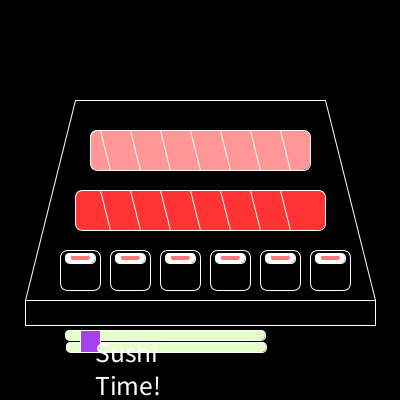
Frame 1 (no input)
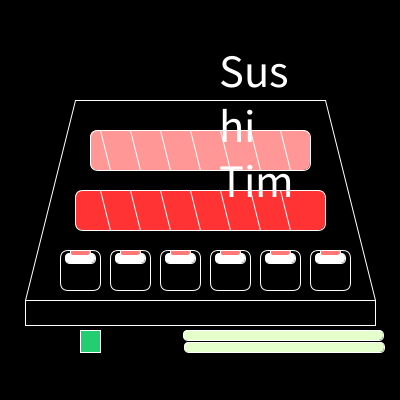
Frame 60 (the mouse pressed at the canvas centre just before this capture)
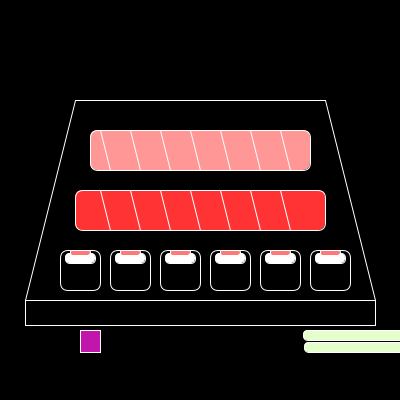
Frame 120 (the mouse held since frame 60 and released just before this capture)

The Processing sketch that drew these frames (run headless with seeded random() and noise(); from frame 60 on, the mouse is pressed at the canvas centre):

// Processing sketch: processing_110601
// ── processing_110601.pde

void setup() {
  size(400, 400);
  background (0);
  smooth();
  stroke (255);
}
//chopstick variables
int xPos = 65;
//sushi variables
int yPos = 250;
int yDir=5;
 
void draw() {
  background(0);
  drawSushi1(130, 170);
//platter surface
  line (75, 100, 325, 100);
  line (25, 300, 375, 300);
  line (75, 100, 25, 300);
  line (325, 100, 375, 300);
   
//platter bottom
  line (25, 300, 25, 325);
  line (375, 300, 375, 325);
  line (25, 325, 375, 325);
}
   
//sushi roll 1
void drawSushi1(int xloc, int yloc) {
  fill (255, 151, 151);
  rect (90, 130, 220, 40, 8);
  line (100, xloc, 110, yloc);
  int increment = 30;
  for (int i = 0; i < 6; i++) {
    line (100 + increment, xloc, 110 + increment, yloc);
    increment += 30;
  }
    
//sushi roll 2
  fill (255, 51, 51);
  rect (75, 190, 250, 40, 8);
  line (100, 190, 110, 230);
  line (130, 190, 140, 230);
  line (160, 190, 170, 230);
  line (190, 190, 200, 230);
  line (220, 190, 230, 230);
  line (250, 190, 260, 230);
  line (280, 190, 290, 230);
   
//sushi pieces
  fill (0);
  rect (60, 250, 40, 40, 8);
  rect (110, 250, 40, 40, 8);
  rect (160, 250, 40, 40, 8);
  rect (210, 250, 40, 40, 8);
  rect (260, 250, 40, 40, 8);
  rect (310, 250, 40, 40, 8);
//rice
  fill (255);
  rect (65, 253, 30, 10, 10);
  rect (115, 253, 30, 10, 10);
  rect (165, 253, 30, 10, 10);
  rect (215, 253, 30, 10, 10);
  rect (265, 253, 30, 10, 10);
  rect (315, 253, 30, 10, 10);
//fish
  yPos=yPos+yDir;
  if (yPos<height)
  {
    yDir=-yDir;
  }
  fill(255, 120, 120);
  rect (70, yPos, 20, 5, 10);
  rect (120, yPos, 20, 5, 10);
  rect (170, yPos, 20, 5, 10);
  rect (220, yPos, 20, 5, 10);
  rect (270, yPos, 20, 5, 10);
  rect (320, yPos, 20, 5, 10);
 
//chopsticks
  fill (229, 255, 204);
  rect (xPos, 330, 200, 10, 5);
  xPos=xPos+1;
  if (xPos>width)
  {
    xPos=-1;
  }
  rect (xPos, 342, 200, 10, 5);
   xPos=xPos+1;
  if (xPos>width)
  {
    xPos=-1;
  }
  fill (random (255), random (255), random (255));
  rect (80, 330, 20, 22, 0);
   
 //sushi text
 fill(255);
 float x = random(0,400);
 float y = random(0,400);
 float a = random(10,200);
 float b = random(10,200);
 float name = random(50);
 textSize(name);
 text("Sushi Time!",x,y,a,b);
 
}
